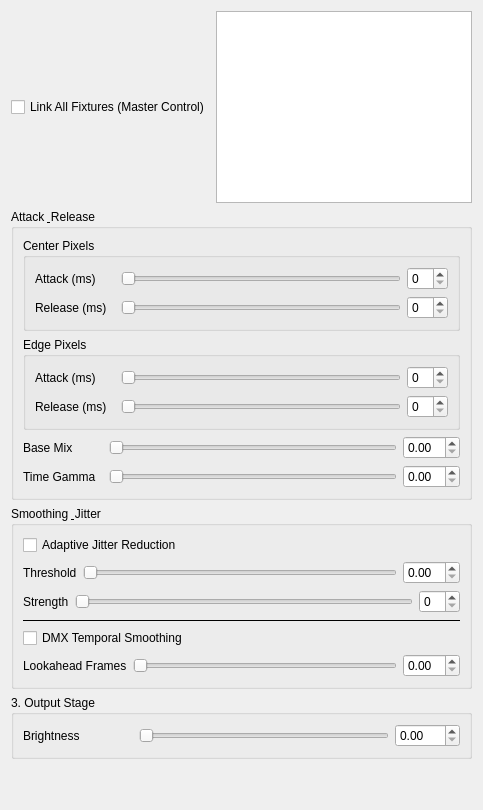
           <widget class="QWidget" name="tab_dynamics">
            <attribute name="title">
             <string>2. Dynamics</string>
            </attribute>
            <layout class="QVBoxLayout" name="verticalLayout_11">
             <item>
              <layout class="QHBoxLayout" name="horizontalLayout_34">
               <item>
                <widget class="QCheckBox" name="chk_link_all_dynamics">
                 <property name="text">
                  <string>Link All Fixtures (Master Control)</string>
                 </property>
                </widget>
               </item>
               <item>
                <widget class="QListWidget" name="list_target_fixtures">
                 <property name="selectionMode">
                  <enum>QAbstractItemView::SelectionMode::ExtendedSelection</enum>
                 </property>
                </widget>
               </item>
              </layout>
             </item>
             <item>
              <widget class="QGroupBox" name="box_atk_rel">
               <property name="title">
                <string>Attack &amp; Release</string>
               </property>
               <layout class="QVBoxLayout" name="verticalLayout_dyn">
                <item>
                 <widget class="QGroupBox" name="box_center">
                  <property name="title">
                   <string>Center Pixels</string>
                  </property>
                  <layout class="QVBoxLayout" name="verticalLayout_7">
                   <item>
                    <layout class="QHBoxLayout" name="horizontalLayout_32">
                     <item>
                      <widget class="QLabel" name="label_atk_c">
                       <property name="minimumSize">
                        <size>
                         <width>80</width>
                         <height>0</height>
                        </size>
                       </property>
                       <property name="maximumSize">
                        <size>
                         <width>80</width>
                         <height>16777215</height>
                        </size>
                       </property>
                       <property name="text">
                        <string>Attack (ms)</string>
                       </property>
                      </widget>
                     </item>
                     <item>
                      <widget class="QSlider" name="sld_atk_c">
                       <property name="orientation">
                        <enum>Qt::Orientation::Horizontal</enum>
                       </property>
                      </widget>
                     </item>
                     <item>
                      <widget class="QSpinBox" name="spin_atk_c"/>
                     </item>
                    </layout>
                   </item>
                   <item>
                    <layout class="QHBoxLayout" name="horizontalLayout_31">
                     <item>
                      <widget class="QLabel" name="label_rel_c">
                       <property name="minimumSize">
                        <size>
                         <width>80</width>
                         <height>0</height>
                        </size>
                       </property>
                       <property name="maximumSize">
                        <size>
                         <width>80</width>
                         <height>16777215</height>
                        </size>
                       </property>
                       <property name="text">
                        <string>Release (ms)</string>
                       </property>
                      </widget>
                     </item>
                     <item>
                      <widget class="QSlider" name="sld_rel_c">
                       <property name="orientation">
                        <enum>Qt::Orientation::Horizontal</enum>
                       </property>
                      </widget>
                     </item>
                     <item>
                      <widget class="QSpinBox" name="spin_rel_c"/>
                     </item>
                    </layout>
                   </item>
                  </layout>
                 </widget>
                </item>
                <item>
                 <widget class="QGroupBox" name="box_edge">
                  <property name="title">
                   <string>Edge Pixels</string>
                  </property>
                  <layout class="QVBoxLayout" name="verticalLayout_dyn_e">
                   <item>
                    <layout class="QHBoxLayout" name="row_atk_e">
                     <item>
                      <widget class="QLabel" name="label_atk_e">
                       <property name="minimumSize">
                        <size>
                         <width>80</width>
                         <height>0</height>
                        </size>
                       </property>
                       <property name="maximumSize">
                        <size>
                         <width>80</width>
                         <height>16777215</height>
                        </size>
                       </property>
                       <property name="text">
                        <string>Attack (ms)</string>
                       </property>
                      </widget>
                     </item>
                     <item>
                      <widget class="QSlider" name="sld_atk_e">
                       <property name="orientation">
                        <enum>Qt::Orientation::Horizontal</enum>
                       </property>
                      </widget>
                     </item>
                     <item>
                      <widget class="QSpinBox" name="spin_atk_e"/>
                     </item>
                    </layout>
                   </item>
                   <item>
                    <layout class="QHBoxLayout" name="row_rel_e">
                     <item>
                      <widget class="QLabel" name="label_rel_e">
                       <property name="minimumSize">
                        <size>
                         <width>80</width>
                         <height>0</height>
                        </size>
                       </property>
                       <property name="maximumSize">
                        <size>
                         <width>80</width>
                         <height>16777215</height>
                        </size>
                       </property>
                       <property name="text">
                        <string>Release (ms)</string>
                       </property>
                      </widget>
                     </item>
                     <item>
                      <widget class="QSlider" name="sld_rel_e">
                       <property name="orientation">
                        <enum>Qt::Orientation::Horizontal</enum>
                       </property>
                      </widget>
                     </item>
                     <item>
                      <widget class="QSpinBox" name="spin_rel_e"/>
                     </item>
                    </layout>
                   </item>
                  </layout>
                 </widget>
                </item>
                <item>
                 <layout class="QHBoxLayout" name="row_base_mix">
                  <item>
                   <widget class="QLabel" name="label_base_mix">
                    <property name="minimumSize">
                     <size>
                      <width>80</width>
                      <height>0</height>
                     </size>
                    </property>
                    <property name="maximumSize">
                     <size>
                      <width>80</width>
                      <height>16777215</height>
                     </size>
                    </property>
                    <property name="text">
                     <string>Base Mix</string>
                    </property>
                   </widget>
                  </item>
                  <item>
                   <widget class="QSlider" name="sld_base_mix">
                    <property name="orientation">
                     <enum>Qt::Orientation::Horizontal</enum>
                    </property>
                   </widget>
                  </item>
                  <item>
                   <widget class="QDoubleSpinBox" name="spin_base_mix"/>
                  </item>
                 </layout>
                </item>
                <item>
                 <layout class="QHBoxLayout" name="row_time_gamma">
                  <item>
                   <widget class="QLabel" name="label_time_gamma">
                    <property name="minimumSize">
                     <size>
                      <width>80</width>
                      <height>0</height>
                     </size>
                    </property>
                    <property name="maximumSize">
                     <size>
                      <width>110</width>
                      <height>16777215</height>
                     </size>
                    </property>
                    <property name="text">
                     <string>Time Gamma</string>
                    </property>
                   </widget>
                  </item>
                  <item>
                   <widget class="QSlider" name="sld_time_gamma">
                    <property name="orientation">
                     <enum>Qt::Orientation::Horizontal</enum>
                    </property>
                   </widget>
                  </item>
                  <item>
                   <widget class="QDoubleSpinBox" name="spin_time_gamma"/>
                  </item>
                 </layout>
                </item>
               </layout>
              </widget>
             </item>
             <item>
              <widget class="QGroupBox" name="box_smooth">
               <property name="title">
                <string>Smoothing &amp; Jitter</string>
               </property>
               <layout class="QVBoxLayout" name="verticalLayout_smooth">
                <item>
                 <widget class="QCheckBox" name="chk_jitter_on">
                  <property name="text">
                   <string>Adaptive Jitter Reduction</string>
                  </property>
                 </widget>
                </item>
                <item>
                 <layout class="QHBoxLayout" name="row_jitter_thresh">
                  <item>
                   <widget class="QLabel" name="label_jitter_thresh">
                    <property name="text">
                     <string>Threshold</string>
                    </property>
                   </widget>
                  </item>
                  <item>
                   <widget class="QSlider" name="sld_jitter_thresh">
                    <property name="orientation">
                     <enum>Qt::Orientation::Horizontal</enum>
                    </property>
                   </widget>
                  </item>
                  <item>
                   <widget class="QDoubleSpinBox" name="spin_jitter_thresh"/>
                  </item>
                 </layout>
                </item>
                <item>
                 <layout class="QHBoxLayout" name="row_jitter_amount">
                  <item>
                   <widget class="QLabel" name="label_jitter_amount">
                    <property name="text">
                     <string>Strength</string>
                    </property>
                   </widget>
                  </item>
                  <item>
                   <widget class="QSlider" name="sld_jitter_amount">
                    <property name="orientation">
                     <enum>Qt::Orientation::Horizontal</enum>
                    </property>
                   </widget>
                  </item>
                  <item>
                   <widget class="QSpinBox" name="spin_jitter_amount"/>
                  </item>
                 </layout>
                </item>
                <item>
                 <widget class="QFrame" name="line_2">
                  <property name="frameShape">
                   <enum>QFrame::Shape::HLine</enum>
                  </property>
                 </widget>
                </item>
                <item>
                 <widget class="QCheckBox" name="chk_dmx_smooth_on">
                  <property name="text">
                   <string>DMX Temporal Smoothing</string>
                  </property>
                 </widget>
                </item>
                <item>
                 <layout class="QHBoxLayout" name="row_dmx_smooth">
                  <item>
                   <widget class="QLabel" name="label_dmx_smooth">
                    <property name="text">
                     <string>Lookahead Frames</string>
                    </property>
                   </widget>
                  </item>
                  <item>
                   <widget class="QSlider" name="sld_smooth_size">
                    <property name="orientation">
                     <enum>Qt::Orientation::Horizontal</enum>
                    </property>
                   </widget>
                  </item>
                  <item>
                   <widget class="QDoubleSpinBox" name="spin_smooth_size"/>
                  </item>
                 </layout>
                </item>
               </layout>
              </widget>
             </item>
             <item>
              <widget class="QGroupBox" name="MasterOutput">
               <property name="maximumSize">
                <size>
                 <width>16777215</width>
                 <height>70</height>
                </size>
               </property>
               <property name="title">
                <string>3. Output Stage</string>
               </property>
               <layout class="QVBoxLayout" name="verticalLayout_9">
                <item>
                 <layout class="QHBoxLayout" name="row_scale">
                  <item>
                   <widget class="QLabel" name="label_scale">
                    <property name="minimumSize">
                     <size>
                      <width>110</width>
                      <height>0</height>
                     </size>
                    </property>
                    <property name="maximumSize">
                     <size>
                      <width>110</width>
                      <height>16777215</height>
                     </size>
                    </property>
                    <property name="text">
                     <string>Brightness</string>
                    </property>
                   </widget>
                  </item>
                  <item>
                   <widget class="QSlider" name="sld_scale">
                    <property name="orientation">
                     <enum>Qt::Orientation::Horizontal</enum>
                    </property>
                   </widget>
                  </item>
                  <item>
                   <widget class="QDoubleSpinBox" name="spin_scale">
                    <property name="minimumSize">
                     <size>
                      <width>65</width>
                      <height>0</height>
                     </size>
                    </property>
                    <property name="maximumSize">
                     <size>
                      <width>65</width>
                      <height>16777215</height>
                     </size>
                    </property>
                   </widget>
                  </item>
                 </layout>
                </item>
               </layout>
              </widget>
             </item>
             <item>
              <spacer name="spacer_tab2">
               <property name="orientation">
                <enum>Qt::Orientation::Vertical</enum>
               </property>
               <property name="sizeHint" stdset="0">
                <size>
                 <width>20</width>
                 <height>40</height>
                </size>
               </property>
              </spacer>
             </item>
            </layout>
           </widget>
